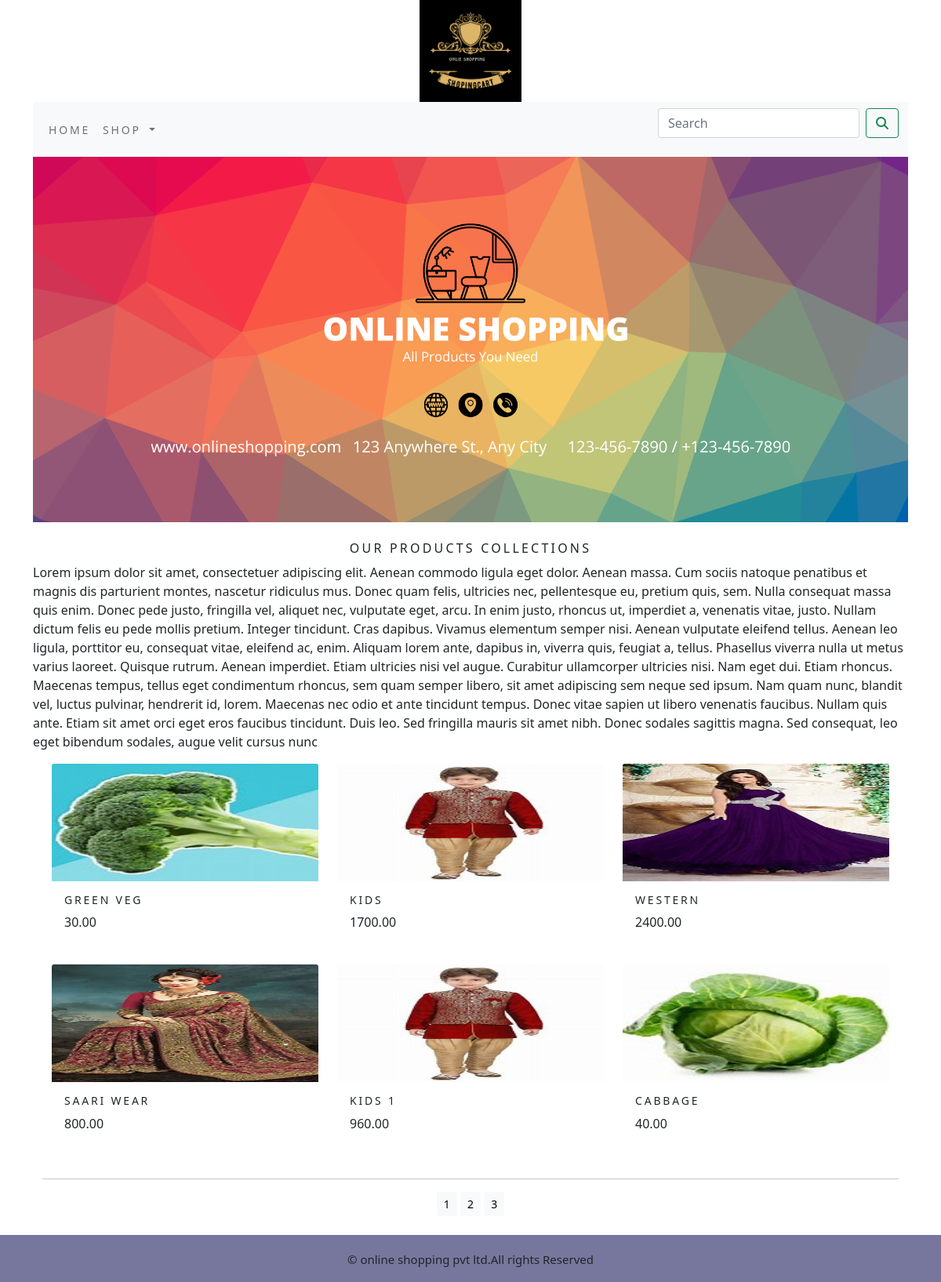
Page /shopingapp?page=2 on the committed database.
### shopingapp/models.py (models this page shows, shortened)
class Product(models.Model):
    name=models.CharField(max_length=250,unique=True)
    slug=models.SlugField(max_length=250,unique=True)
    desc=models.TextField(blank=True)
    price=models.DecimalField(max_digits=10,decimal_places=2)
    category=models.ForeignKey(Category,on_delete=models.CASCADE)
    image=models.ImageField(upload_to='product',blank=True)
    stock=models.IntegerField()
    available=models.BooleanField(default=True)
    created=models.DateTimeField(auto_now_add=True)
    updated=models.DateTimeField(auto_now=True)
    def get_url(self):
        return reverse('shop:prodCatdetail',args=[self.category.slug,self.slug])
    class meta:
        ordering=('name',)
        verbose_name='product'
        verbose_name_plural='products'

### shopingapp/views.py (the view)
# urls.py: path('',views.allProdCat,name='allProdCat'),
def allProdCat(request,c_slug=None):
    c_page=None
    products_list=None
    if c_slug!=None:
        c_page=get_object_or_404(Category,slug=c_slug)
        products_list=Product.objects.all().filter(category=c_page,available=True)
    else:
        products_list=Product.objects.all().filter(available=True)
    paginator=Paginator(products_list,6)
    try:
        page=int(request.GET.get('page','1'))
    except:
        page=1
    try:
        products=paginator.page(page)
    except (EmptyPage,InvalidPage):
        products=paginator.page(paginator.num_pages)
    return render(request,"category.html",{'category':c_page,'products': products})

### cart/context_processors.py (called while the page is built)
def counter(request):
    item_count=0
    if 'admin' in request.path:
        return {}
    else:
        try:
            cart=Cart.objects.filter(cart_id=_cart_id(request))
            cart_items=CartItem.objects.all().filter(cart=cart[:1])
            for cart_item in cart_items:
                item_count += cart_item.quantity
        except Cart.DoesNotExist:
            item_count=0
    return dict(item_count=item_count)

### cart/views.py (called while the page is built)
def _cart_id(request):
    cart=request.session.session_key
    if not cart:
        cart=request.session.create()
    return cart

### shopingapp/context_processors.py (called while the page is built)
def menu_links(request):
    link = Category.objects.all()
    return dict(links=link)

### shopingapp/models.py (called while the page is built)
    def get_url(self):
        return reverse('shop:product_by_category', args=[self.slug])

### templates/category.html (shortened to what this page needs)
{% extends 'base.html' %}
{% load static %}
{% block content %}
    {% if category %}
        <div>
            <div class="row my_row_class">
                <div calss="mx_auto">
                <p><a href="{% url 'shop:allProdCat' %}">"Our Product Collections"</a></p>
                </div>
            </div>
        </div>
        <div calss="mx_auto">
            <img calss="my_image" src="{{category.image.url}}" alt="{{category.name}}">
        </div>
        <br>
        <div >
            <h1 class="text-center my_title">{{category.name}}</h1>
            <p class="text-justify">{{category.desc}}</p>
        </div>
    {% else %}
        <div>
            <center>
                <img class="my_image img-fluid" src="{% static 'img/banner.png' %}" alt="Our Products">
            </center>
        </div>
        <br>
        <div>
            <h1 class="text-center my_title">Our Products Collections</h1>
            <p class="text-justify">Lorem ipsum dolor sit amet, consectetuer adipiscing elit. Aenean commodo ligula eget dolor. Aenean massa. Cum sociis natoque penatibus et magnis dis parturient montes, nascetur ridiculus mus. Donec quam felis, ultricies nec, pellentesque eu, pretium quis, sem. Nulla consequat massa quis enim. Donec pede justo, fringilla vel, aliquet nec, vulputate eget, arcu.
            In enim justo, rhoncus ut, imperdiet a, venenatis vitae, justo. Nullam dictum felis eu pede mollis pretium. Integer tincidunt. Cras dapibus. Vivamus elementum semper nisi. Aenean vulputate eleifend tellus. Aenean leo ligula, porttitor eu, consequat vitae, eleifend ac, enim. Aliquam lorem ante, dapibus in, viverra quis, feugiat a, tellus.
            Phasellus viverra nulla ut metus varius laoreet. Quisque rutrum. Aenean imperdiet. Etiam ultricies nisi vel augue. Curabitur ullamcorper ultricies nisi. Nam eget dui. Etiam rhoncus. Maecenas tempus, tellus eget condimentum rhoncus, sem quam semper libero, sit amet adipiscing sem neque sed ipsum. Nam quam nunc, blandit vel, luctus pulvinar, hendrerit id, lorem. Maecenas nec odio et ante tincidunt tempus. Donec vitae sapien ut libero venenatis faucibus. Nullam quis ante. Etiam sit amet orci eget eros faucibus tincidunt. Duis leo. Sed fringilla mauris sit amet nibh. Donec sodales sagittis magna. Sed consequat, leo eget bibendum sodales, augue velit cursus nunc</p>
        </div>
    {% endif %}
    <div class="container">
        <div class="row mx-auto">
            {% for product in products.object_list %}
                <div class="my_bottom_margin col-9 col-sm-12 col-md-4  xol-lg-4">
                    <div calss="card text-center" style="min-width:18rem;">
                        <a href="{{product.get_url}}"><img class="card-img-top my_image" src="{{product.image.url}}" alt="{{product.name}}"></a>
                    </div>
                    <div class="card-body">
                        <h4 class="text-justify my_title">{{product.name}}</h4>
                        <p class="text-justify">{{product.price}}</p>
                    </div>
                </div>
            {% endfor %}
        </div>
        <div class="mx_auto">
            {% if products.paginator.num_pages > 1 %}
            <hr>
            <div class="text-center">
                {% for pg in products.paginator.page_range %}
                   <a href="?page={{pg}}" class="btn btn-light btn-sm {% if products.number == pg %} active {% endif %}">{{pg}}</a>
                {% endfor %}
            </div>
            {% endif %}
        </div>
        <br>
    </div>
{% endblock %}

### static/css/custom.css (style rules this page uses)
body { font-family: 'Elsie Swash Caps', cursive; }
.my_image { width: 100%; height: 150px; display: flex; justify-content: center; align-items: center; }
.my_title { font-size: 16px; text-transform: uppercase; letter-spacing: .2em; }
.my_bottom_margin { margin-bottom: 10px; }
.card-body h4 { font-size: 14px; text-transform: uppercase; letter-spacing: .2em; }

### rows in the picture
Product: image (picture), name "GREEN VEG", price "30.00"
Product: image (picture), name "KIDS", price "1700.00"
Product: image (picture), name "WESTERN", price "2400.00"
Product: image (picture), name "SAARI WEAR", price "800.00"
Product: image (picture), name "KIDS 1", price "960.00"
Product: image (picture), name "CABBAGE", price "40.00"

### other values in the picture
{{ pg }} "1" "2" "3"
